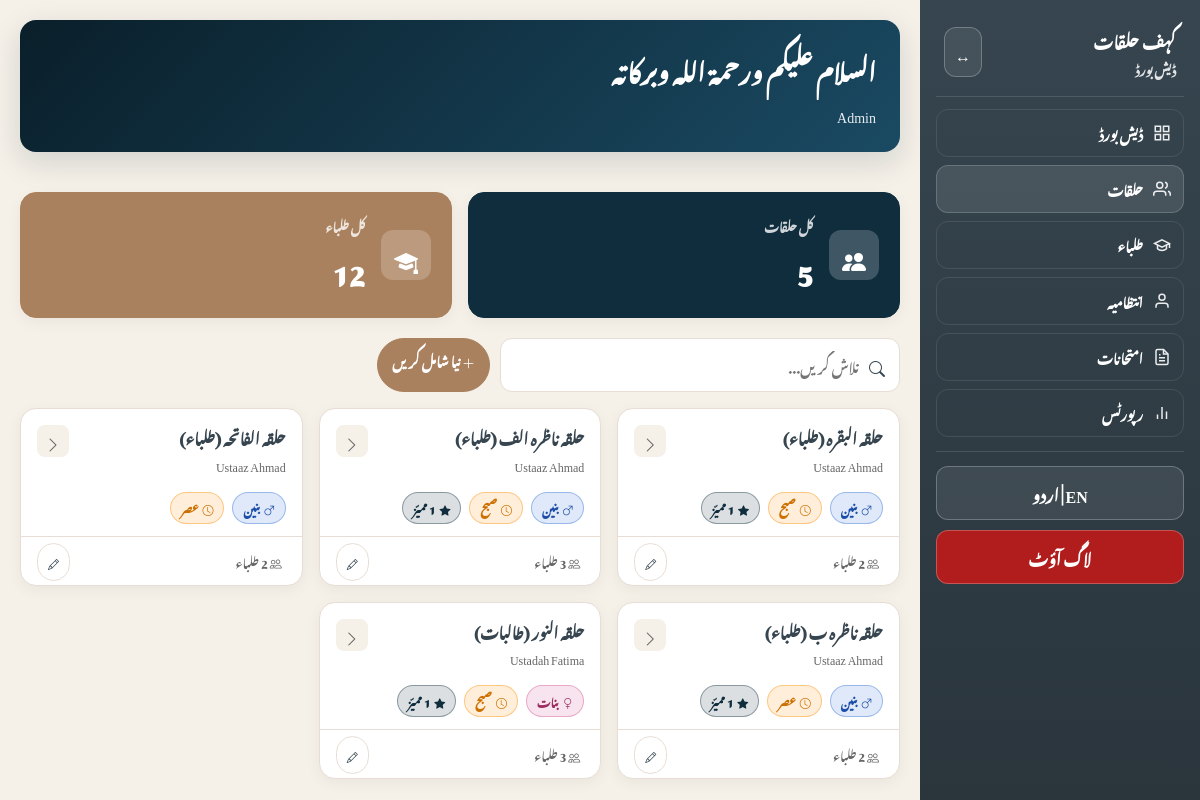
The app's page /halaqaat_list.php (signed in) with its own data.
### tables this page shows
CREATE TABLE halaqaat (
    id INT AUTO_INCREMENT PRIMARY KEY,
    name_ur VARCHAR(100) NOT NULL,
    name_en VARCHAR(100),
    ustaaz_user_id INT,
    gender ENUM('baneen', 'banaat') NOT NULL DEFAULT 'baneen',
    session ENUM('subah', 'asr') NOT NULL DEFAULT 'subah',
    state ENUM('active', 'paused', 'stopped') DEFAULT 'active',
    location VARCHAR(100),
    created_at TIMESTAMP DEFAULT CURRENT_TIMESTAMP,
    updated_at TIMESTAMP DEFAULT CURRENT_TIMESTAMP ON UPDATE CURRENT_TIMESTAMP,
    FOREIGN KEY (ustaaz_user_id) REFERENCES users(id) ON DELETE SET NULL
);

CREATE TABLE users (
    id INT AUTO_INCREMENT PRIMARY KEY,
    full_name VARCHAR(100) NOT NULL,
    email VARCHAR(100) NOT NULL UNIQUE,
    password VARCHAR(255) NOT NULL,
    phone VARCHAR(20),
    address TEXT,
    role ENUM('admin', 'mushrif', 'ustaaz', 'ustadah', 'mumtahin') NOT NULL DEFAULT 'ustaaz',
    status ENUM('active', 'inactive') DEFAULT 'active',
    created_at TIMESTAMP DEFAULT CURRENT_TIMESTAMP,
    updated_at TIMESTAMP DEFAULT CURRENT_TIMESTAMP ON UPDATE CURRENT_TIMESTAMP
);

### includes/functions.php (called while the page is built, shortened)
<?php
function h($s) {
    return htmlspecialchars((string)$s, ENT_QUOTES, 'UTF-8');
}
function get_language() {
    return $_SESSION['lang'] ?? 'ur';
}
function get_translations($lang) {
    return $T[$lang] ?? $T['ur'];
}
?>

### halaqaat_list.php (the view, shortened to what this page needs)
<?php
require_once __DIR__ . '/includes/db.php';
require_once __DIR__ . '/includes/functions.php';
$halaqaat = [];
$result = $conn->query("
  SELECT h.*, u.full_name as ustaaz_name,
         COUNT(DISTINCT s.id) as student_count,
         SUM(CASE WHEN s.mumayyaz = 1 THEN 1 ELSE 0 END) as mumayyaz_count
  FROM halaqaat h
  LEFT JOIN users u ON h.ustaaz_user_id = u.id
  LEFT JOIN students s ON s.halaqa_id = h.id AND s.status = 'active'
  WHERE h.state = 'active'
  GROUP BY h.id
  ORDER BY h.gender, h.session, h.name_ur
");
while ($row = $result->fetch_assoc()) {
  $halaqaat[] = $row;
}
$totalHalaqaat = count($halaqaat);
$totalStudents = array_sum(array_column($halaqaat, 'student_count'));
include __DIR__ . '/includes/header.php';
?>
<div class="statsGrid" style="grid-template-columns: repeat(2, 1fr);">
  <div class="statCard green">
    <div class="statIcon"><i class="bi bi-people-fill"></i></div>
    <div class="statContent">
      <div class="statLabel"><?php echo h($tr['total_halaqaat']); ?></div>
      <div class="statValue"><?php echo $totalHalaqaat; ?></div>
    </div>
  </div>
  <div class="statCard tan">
    <div class="statIcon"><i class="bi bi-mortarboard-fill"></i></div>
    <div class="statContent">
      <div class="statLabel"><?php echo h($tr['total_students']); ?></div>
      <div class="statValue"><?php echo $totalStudents; ?></div>
    </div>
  </div>
</div>
<div class="filtersRow">
  <div class="searchWrap" style="flex: 1; max-width: 400px;">
    <i class="bi bi-search"></i>
    <input type="text" id="halaqaSearch" placeholder="<?php echo h($tr['search']); ?>" />
  </div>
  <a href="halaqaat_manage.php" class="pill secondary">
    <i class="bi bi-plus-lg"></i>
    <?php echo h($tr['add_new']); ?>
  </a>
</div>
<div class="halaqaCards" id="halaqaContainer">
  <?php foreach ($halaqaat as $halaqa): ?>
  <div class="halaqaCard halaqa-item">
    <div class="halaqaCardHeader">
      <div>
        <div class="halaqaCardTitle"><?php echo h($halaqa['name_ur']); ?></div>
        <div class="halaqaCardSub">
          <?php echo h($halaqa['ustaaz_name'] ?: ($lang === 'ur' ? 'کوئی استاد تفویض نہیں' : 'No teacher assigned')); ?>
        </div>
      </div>
      <a href="report_halaqa.php?id=<?php echo $halaqa['id']; ?>" class="halaqaCardArrow">
        <i class="bi bi-chevron-right"></i>
      </a>
    </div>
    <div class="halaqaCardTags">
      <span class="tag <?php echo $halaqa['gender'] === 'baneen' ? 'blue' : 'pink'; ?>">
        <i class="bi bi-<?php echo $halaqa['gender'] === 'baneen' ? 'gender-male' : 'gender-female'; ?>"></i>
        <?php echo h($tr[$halaqa['gender']]); ?>
      </span>
      <span class="tag orange">
        <i class="bi bi-clock"></i>
        <?php echo h($tr[$halaqa['session']]); ?>
      </span>
      <?php if ($halaqa['mumayyaz_count'] > 0): ?>
      <span class="tag green">
        <i class="bi bi-star-fill"></i>
        <?php echo $halaqa['mumayyaz_count']; ?> <?php echo h($tr['mumayyaz']); ?>
      </span>
      <?php endif; ?>
    </div>
    <div class="halaqaCardFooter">
      <span><i class="bi bi-people me-1"></i> <?php echo $halaqa['student_count']; ?> <?php echo h($tr['students']); ?></span>
      <div>
        <a href="halaqaat_manage.php?id=<?php echo $halaqa['id']; ?>" class="pill" style="padding: 4px 10px; font-size: 11px;">
          <i class="bi bi-pencil"></i>
        </a>
      </div>
    </div>
  </div>
  <?php endforeach; ?>
</div>
<?php include __DIR__ . '/includes/footer.php'; ?>

### assets/css/style.css (style rules this page uses)
:root { --primary-dark: #0a1f2a; --primary: #0f2d3d; --primary-light: #1a4a5e; --secondary: #aa815e; --secondary-dark: #8a6a4e; --accent: #36454F; --bg: #f5f0e8; --bg-light: #faf8f4; --card: #ffffff; --border: #e7ddd4; --boy: #2f6fd6; --girl: #d24e8a; --subah: #ff8c00; --asr: #b35a00; --success: #0f2d3d; --warning: #f0ad4e; --danger: #d9534f; --sidebar: #36454F; --sidebar2: #2a353c; }
html[lang="ur"] body, html[lang="ur"] input, html[lang="ur"] select, html[lang="ur"] button, html[lang="ur"] table, html[lang="ur"] th, html[lang="ur"] td { font-family: 'Noto Nastaliq Urdu', 'Jameel Noori Nastaleeq', serif !important; line-height: 2; }
* { box-sizing: border-box; margin: 0; padding: 0; }
body { background: var(--bg); color: var(--accent); min-height: 100vh; }
.pill { text-decoration: none; padding: 8px 14px; border-radius: 999px; border: 1px solid var(--border); background: #fff; color: var(--accent); font-weight: 800; font-size: 13px; cursor: pointer; transition: all 0.2s ease; }
.pill.secondary { background: var(--secondary); border-color: var(--secondary); color: #fff; }
.statsGrid { display: grid; grid-template-columns: repeat(4, 1fr); gap: 16px; margin-bottom: 20px; }
@media (max-width: 1200px) { .statsGrid { grid-template-columns: repeat(2, 1fr); } }
.statCard { background: #fff; border-radius: 16px; padding: 20px; box-shadow: 0 4px 15px rgba(0, 0, 0, 0.05); border: 1px solid var(--border); display: flex; align-items: center; gap: 16px; }
.statCard.green { background: var(--primary); color: #fff; border-color: var(--primary); }
.statCard.tan { background: var(--secondary); color: #fff; border-color: var(--secondary); }
.statIcon { width: 50px; height: 50px; border-radius: 12px; background: rgba(255, 255, 255, 0.2); display: flex; align-items: center; justify-content: center; font-size: 24px; flex-shrink: 0; }
.statContent { flex: 1; min-width: 0; }
.statLabel { font-size: 12px; font-weight: 700; opacity: 0.8; margin-bottom: 4px; }
.statValue { font-size: 28px; font-weight: 900; }
.halaqaCards { display: grid; grid-template-columns: repeat(4, 1fr); gap: 16px; }
@media (max-width: 1200px) { .halaqaCards { grid-template-columns: repeat(3, 1fr); } }
.halaqaCard { background: #fff; border-radius: 16px; box-shadow: 0 4px 15px rgba(0, 0, 0, 0.05); border: 1px solid var(--border); overflow: hidden; transition: transform 0.2s ease, box-shadow 0.2s ease; }
.halaqaCardHeader { padding: 16px; display: flex; align-items: flex-start; justify-content: space-between; gap: 10px; }
.halaqaCardTitle { font-weight: 900; font-size: 15px; line-height: 1.5; flex: 1; }
.halaqaCardSub { font-size: 12px; color: #666; margin-top: 4px; }
.halaqaCardArrow { width: 32px; height: 32px; border-radius: 8px; background: var(--bg); display: flex; align-items: center; justify-content: center; color: #666; text-decoration: none; transition: all 0.2s ease; flex-shrink: 0; }
.halaqaCardTags { padding: 0 16px 12px; display: flex; gap: 8px; flex-wrap: wrap; }
.tag { display: inline-flex; align-items: center; gap: 4px; padding: 4px 10px; border-radius: 999px; font-size: 11px; font-weight: 800; border: 1px solid var(--border); }
.tag.green { background: rgba(15, 45, 61, 0.15); border-color: rgba(15, 45, 61, 0.4); color: #0f2d3d; }
.tag.blue { background: rgba(47, 111, 214, 0.15); border-color: rgba(47, 111, 214, 0.4); color: #1c4ea8; }
.tag.pink { background: rgba(210, 78, 138, 0.15); border-color: rgba(210, 78, 138, 0.4); color: #9c2e63; }
.tag.orange { background: rgba(255, 140, 0, 0.15); border-color: rgba(255, 140, 0, 0.4); color: #cc7000; }
.halaqaCardFooter { padding: 12px 16px; border-top: 1px solid var(--border); display: flex; justify-content: space-between; align-items: center; font-size: 12px; color: #666; }
.searchWrap { display: flex; align-items: center; gap: 10px; background: #fff; border: 1px solid var(--border); border-radius: 12px; padding: 10px 14px; }
.searchWrap input { flex: 1; border: none; outline: none; background: transparent; font-size: 14px; min-width: 0; }
.filtersRow { display: flex; gap: 10px; flex-wrap: wrap; margin-bottom: 16px; }

### records on screen
halaqaat: name_ur "حلقہ البقرہ (طلباء)", ustaaz_user.full_name "Ustaaz Ahmad", gender "بنین", session "صبح"
halaqaat: name_ur "حلقہ ناظرہ الف (طلباء)", ustaaz_user.full_name "Ustaaz Ahmad", gender "بنین", session "صبح", mumayyaz_count "1"
halaqaat: name_ur "حلقہ الفاتحہ (طلباء)", ustaaz_user.full_name "Ustaaz Ahmad", gender "بنین", session "عصر"
halaqaat: name_ur "حلقہ ناظرہ ب (طلباء)", ustaaz_user.full_name "Ustaaz Ahmad", gender "بنین", session "عصر"
halaqaat: name_ur "حلقہ النور (طالبات)", ustaaz_user.full_name "Ustadah Fatima", gender "بنات", session "صبح"

### other values on screen
$tr['app'] "کہف حلقات"
$tr['dashboard'] "ڈیش بورڈ"
$tr['nav_dashboard'] "ڈیش بورڈ"
$tr['nav_halaqaat'] "حلقات"
$tr['nav_students'] "طلباء"
$tr['nav_management'] "انتظامیہ"
$tr['nav_exams'] "امتحانات"
$tr['nav_reports'] "رپورٹس"
$tr['logout'] "لاگ آؤٹ"
$tr['greeting'] "السلام عليكم ورحمة الله وبركاته"
$userName "Admin"
$tr['total_halaqaat'] "کل حلقات"
$totalHalaqaat "5"
$tr['total_students'] "کل طلباء"
$totalStudents "12"
